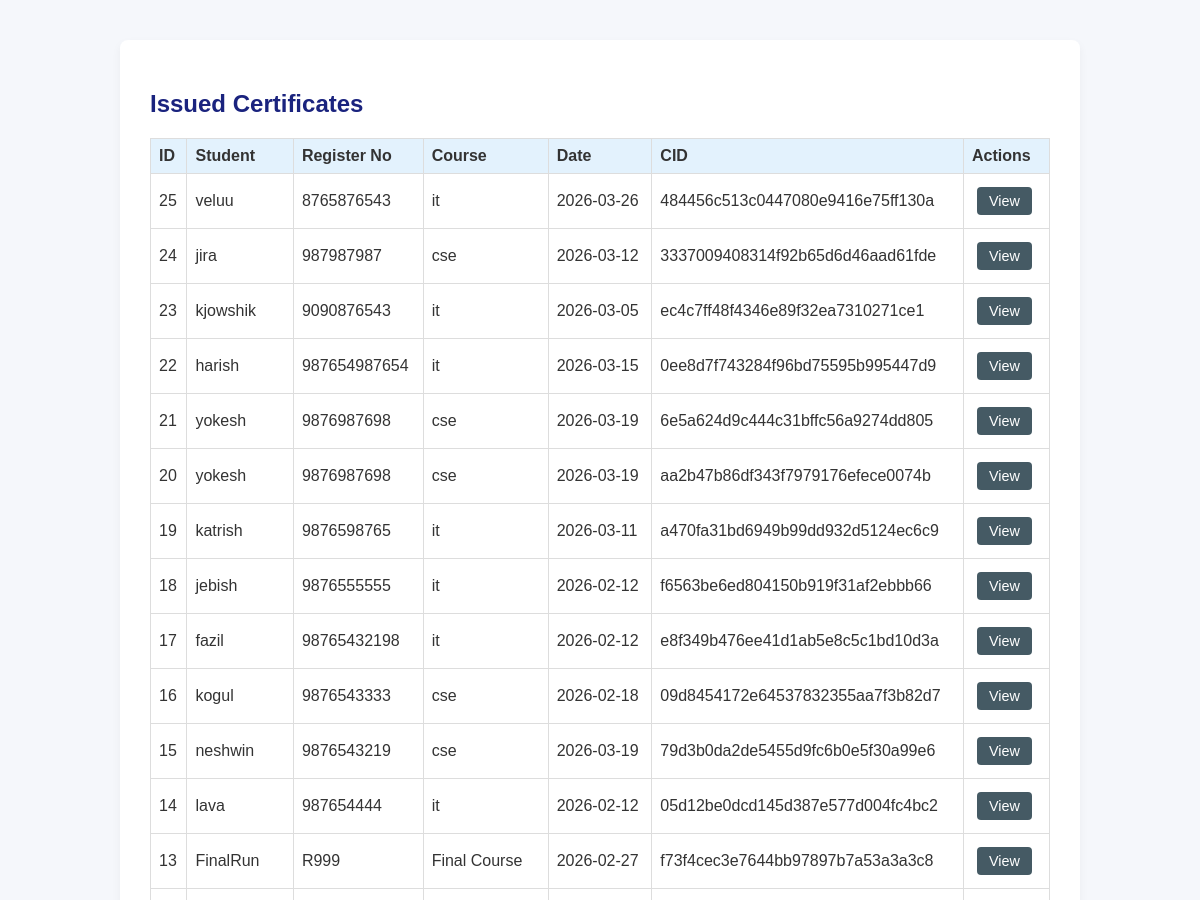
/admin/issued (signed in, upper part), run on an earlier commit of the app's database.
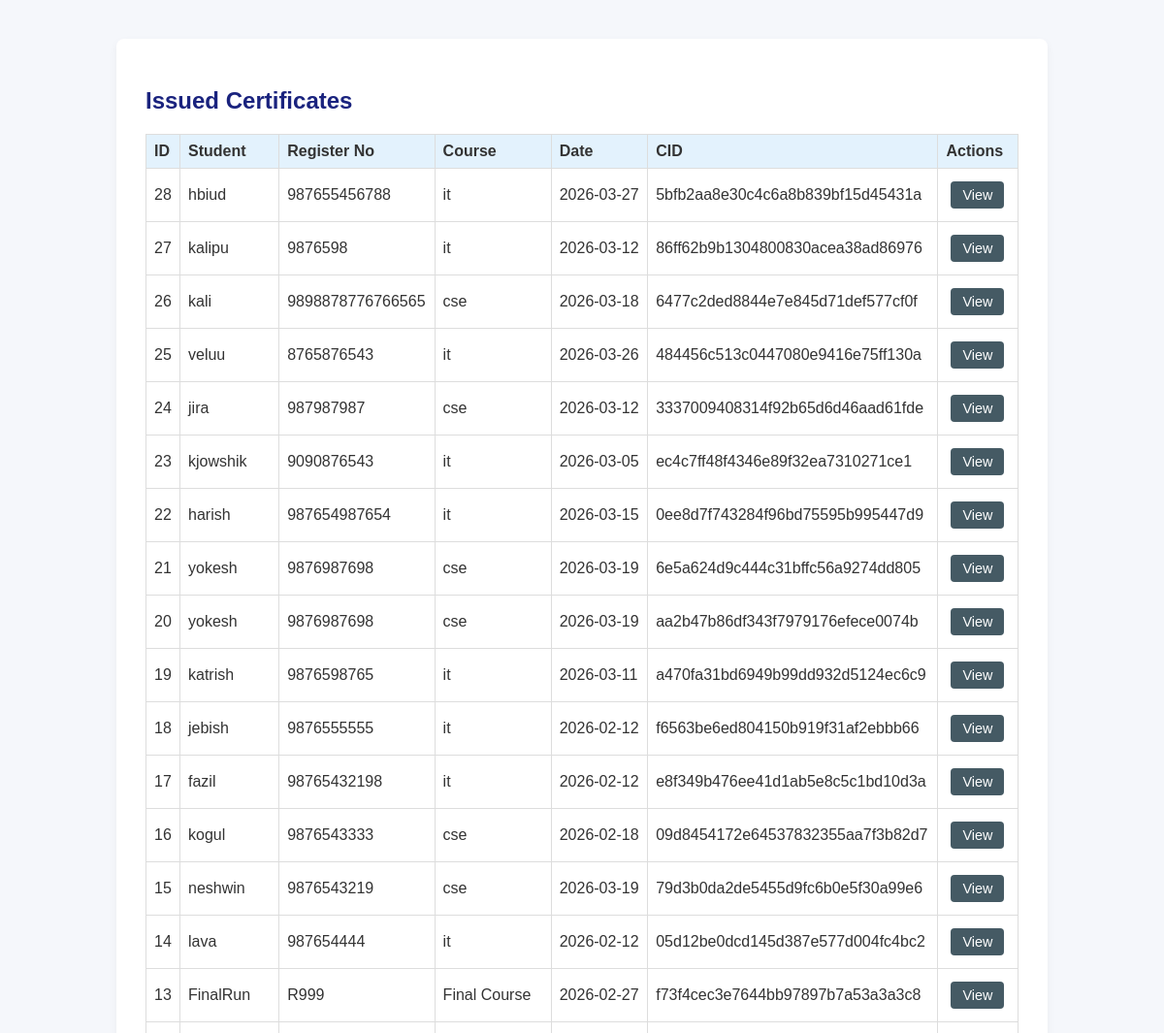
And on a later commit of the database.
### tables this page shows
CREATE TABLE certificates (
            id INTEGER PRIMARY KEY AUTOINCREMENT,
            student_name TEXT NOT NULL,
            register_number TEXT NOT NULL,
            course TEXT NOT NULL,
            issue_date TEXT NOT NULL,
            cid TEXT NOT NULL,
            blockchain_index INTEGER NOT NULL,
            pdf_filename TEXT NOT NULL,
            image_filename TEXT NOT NULL,
            created_at TEXT NOT NULL
        , ai_score REAL DEFAULT NULL, heatmap TEXT DEFAULT NULL, blockchain_tx TEXT DEFAULT NULL);

### routes/admin_routes.py (the view)
@admin_bp.route("/issued")
def issued_certificates():
    if not _require_admin():
        return redirect(url_for("admin.login"))
    certs = get_all_certificates()
    return render_template("issued_list.html", certificates=certs)

### database/init_db.py (called while the page is built)
def get_connection() -> sqlite3.Connection:
    DATABASE_PATH.parent.mkdir(parents=True, exist_ok=True)
    conn = sqlite3.connect(DATABASE_PATH)
    conn.row_factory = sqlite3.Row
    return conn

### models/certificate_model.py (called while the page is built)
def get_all_certificates() -> List[Certificate]:
    conn = get_connection()
    cur = conn.cursor()
    cur.execute("SELECT * FROM certificates ORDER BY created_at DESC")
    rows = cur.fetchall()
    conn.close()
    return [Certificate(**dict(row)) for row in rows]

### routes/admin_routes.py (called while the page is built)
def _require_admin() -> bool:
    return session.get("admin_logged_in", False)

### templates/issued_list.html (shortened to what this page needs)
<!DOCTYPE html>
<html lang="en">
<head>
    <link rel="stylesheet" href="{{ url_for('static', filename='css/style.css') }}">
</head>
<body>
<div class="container">
    <h2>{% if student_view %}My Certificates{% else %}Issued Certificates{% endif %}</h2>
    {% if certificates %}
        <table class="table">
            <thead>
            <tr>
                <th>ID</th>
                <th>Student</th>
                <th>Register No</th>
                <th>Course</th>
                <th>Date</th>
                <th>CID</th>
                <th>Actions</th>
            </tr>
            </thead>
            <tbody>
            {% for cert in certificates %}
                <tr>
                    <td>{{ cert.id }}</td>
                    <td>{{ cert.student_name }}</td>
                    <td>{{ cert.register_number }}</td>
                    <td>{{ cert.course }}</td>
                    <td>{{ cert.issue_date }}</td>
                    <td>{{ cert.cid }}</td>
                    <td>
                        {% if student_view %}
                            <a href="{{ url_for('student.download_certificate', cert_id=cert.id) }}" class="btn small">
                                Download
                            </a>
                        {% else %}
                            <a href="{{ url_for('admin.view_certificate', cert_id=cert.id) }}" class="btn small">
                                View
                            </a>
                        {% endif %}
                    </td>
                </tr>
            {% endfor %}
            </tbody>
        </table>
    {% else %}
        <p>No certificates found.</p>
    {% endif %}
</div>
</body>
</html>

### static/css/style.css (style rules this page uses)
body { font-family: Arial, sans-serif; margin: 0; padding: 0; background: #f5f7fb; color: #333; }
.container { max-width: 900px; margin: 40px auto; background: #ffffff; padding: 30px; border-radius: 8px; box-shadow: 0 4px 10px rgba(0, 0, 0, 0.05); }
h1, h2, h3 { color: #1a237e; }
.btn { display: inline-block; padding: 10px 20px; margin: 5px; border-radius: 4px; text-decoration: none; color: #ffffff; background: #455a64; transition: background 0.2s ease; }
.btn.small { padding: 6px 12px; font-size: 0.9em; }
.table { width: 100%; border-collapse: collapse; margin-top: 20px; }
.table th, .table td { border: 1px solid #ddd; padding: 8px; text-align: left; }
.table th { background: #e3f2fd; }

What changed in the data, as far as the page shows it:
added certificates: id "28", student_name "hbiud", register_number "987655456788", course "it", issue_date "2026-03-27", cid "5bfb2aa8e30c4c6a8b839bf15d45431a"
added certificates: id "27", student_name "kalipu", register_number "9876598", course "it", issue_date "2026-03-12", cid "86ff62b9b1304800830acea38ad86976"
added certificates: id "26", student_name "kali", register_number "9898878776766565", course "cse", issue_date "2026-03-18", cid "6477c2ded8844e7e845d71def577cf0f"
